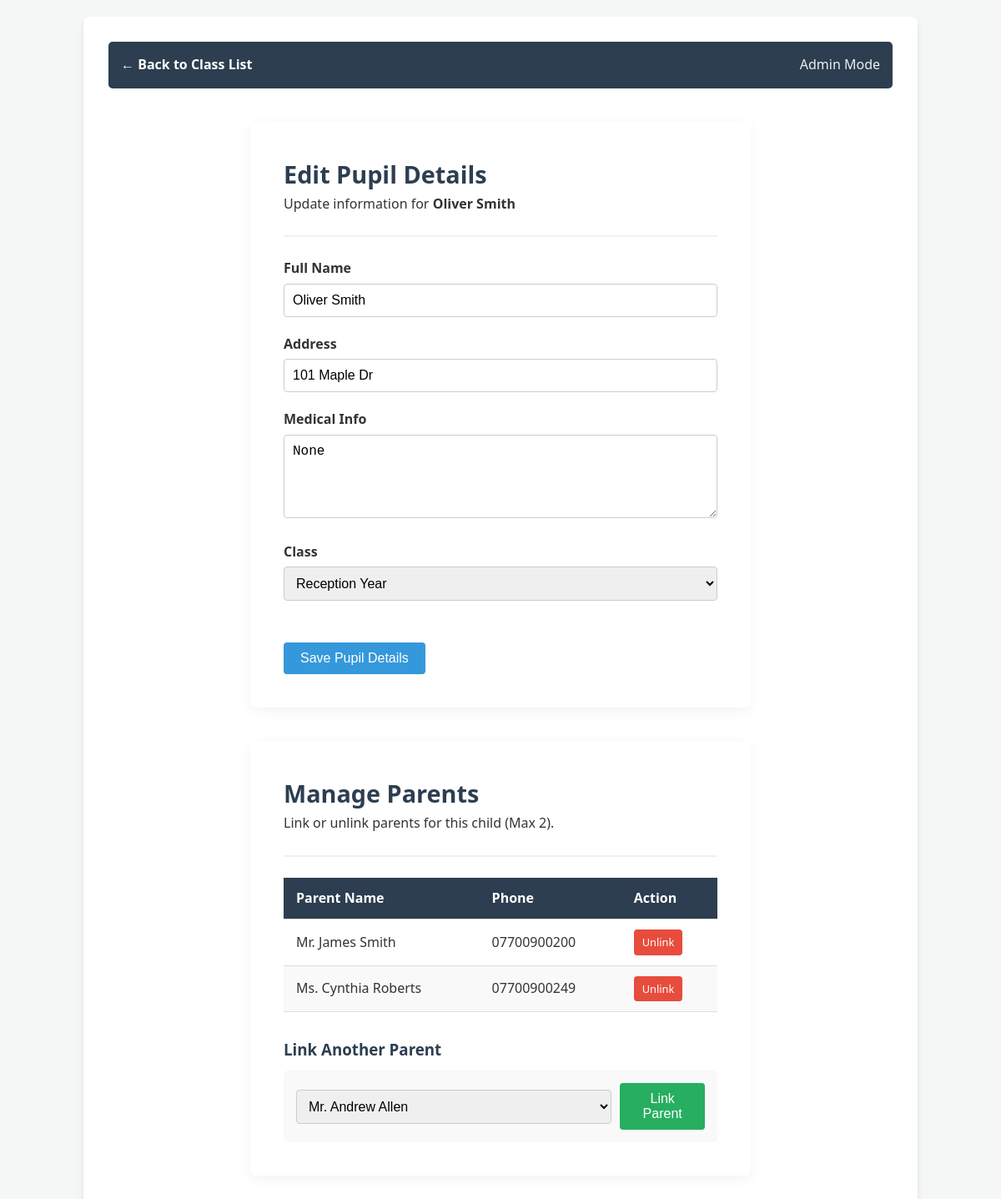
/edit_pupil.php?id=1 (signed in), run on the app's committed database.
### tables this page shows
CREATE TABLE `pupils` (
  `PupilID` int(11) NOT NULL,
  `FullName` varchar(100) NOT NULL,
  `Address` varchar(255) NOT NULL,
  `MedicalInfo` text DEFAULT NULL,
  `ClassID` int(11) DEFAULT NULL
);

CREATE TABLE `parents` (
  `ParentID` int(11) NOT NULL,
  `FullName` varchar(100) NOT NULL,
  `Address` varchar(255) NOT NULL,
  `Email` varchar(100) DEFAULT NULL,
  `Phone` varchar(20) DEFAULT NULL
);

### edit_pupil.php (the view, shortened to what this page needs)
<?php
include 'db_connect.php';
$pupil_id = intval($_GET['id']);
$stmt = $conn->prepare("SELECT * FROM Pupils WHERE PupilID = ?");
$stmt->bind_param("i", $pupil_id);
$stmt->execute();
$pupil = $stmt->get_result()->fetch_assoc();
$linked_parents = $conn->query("SELECT Parents.ParentID, Parents.FullName, Parents.Phone
                                FROM Parents
                                JOIN Pupil_Parent_Link ON Parents.ParentID = Pupil_Parent_Link.ParentID
                                WHERE Pupil_Parent_Link.PupilID = $pupil_id");
$all_parents = $conn->query("SELECT ParentID, FullName FROM Parents ORDER BY FullName ASC");
?>
<!DOCTYPE html>
<html lang="en">
<head>
    <link rel="stylesheet" href="style.css">
</head>
<body>
<div class="container">
    <nav>
        <a href="view_pupils.php?class_id=<?php echo $pupil['ClassID']; ?>">&larr; Back to Class List</a>
        <span>Admin Mode</span>
    </nav>
    <div class="form-card">
        <div class="form-header">
            <h1>Edit Pupil Details</h1>
            <p>Update information for <strong><?php echo htmlspecialchars($pupil['FullName']); ?></strong></p>
        </div>
        <form method="POST">
            <div class="form-group">
                <label>Full Name</label>
                <input type="text" name="full_name" value="<?php echo htmlspecialchars($pupil['FullName']); ?>" required>
            </div>
            <div class="form-group">
                <label>Address</label>
                <input type="text" name="address" value="<?php echo htmlspecialchars($pupil['Address']); ?>" required>
            </div>
            <div class="form-group">
                <label>Medical Info</label>
                <textarea name="medical"><?php echo htmlspecialchars($pupil['MedicalInfo']); ?></textarea>
            </div>
            <div class="form-group">
                <label>Class</label>
                <select name="class_id">
                    <?php
                    $classes = $conn->query("SELECT ClassID, ClassName FROM Classes");
                    while($c = $classes->fetch_assoc()) {
                        $selected = ($c['ClassID'] == $pupil['ClassID']) ? "selected" : "";
                        echo "<option value='".$c['ClassID']."' $selected>".$c['ClassName']."</option>";
                    }
                    ?>
                </select>
            </div>
            <div class="form-actions">
                <button type="submit" name="update_pupil" class="btn">Save Pupil Details</button>
            </div>
        </form>
    </div>
    <div class="form-card" style="margin-top: 20px;">
        <div class="form-header">
            <h1>Manage Parents</h1>
            <p>Link or unlink parents for this child (Max 2).</p>
        </div>
        <table style="margin-bottom: 30px;">
            <thead>
                <tr>
                    <th>Parent Name</th>
                    <th>Phone</th>
                    <th>Action</th>
                </tr>
            </thead>
            <tbody>
                <?php
                if ($linked_parents->num_rows > 0) {
                    while($p = $linked_parents->fetch_assoc()) {
                        echo "<tr>";
                        echo "<td>" . htmlspecialchars($p['FullName']) . "</td>";
                        echo "<td>" . htmlspecialchars($p['Phone']) . "</td>";
                        echo "<td>
                                <a href='edit_pupil.php?id=$pupil_id&action=remove_parent&parent_id=".$p['ParentID']."'
                                   class='btn btn-delete'
                                   style='padding:5px 10px; font-size:0.8rem;'
                                   onclick='return confirm(\"Unlink this parent?\");'>Unlink</a>
                              </td>";
                        echo "</tr>";
                    }
                } else {
                    echo "<tr><td colspan='3'>No parents linked yet.</td></tr>";
                }
                ?>
            </tbody>
        </table>
        <h3 style="margin-bottom: 10px; color: var(--primary-color);">Link Another Parent</h3>
        <form method="POST" style="background: #f9f9f9; padding: 15px; border-radius: 5px; display: flex; gap: 10px; align-items: center;">
            <select name="parent_id" style="margin-bottom: 0; flex-grow: 1;">
                <?php
                while($all = $all_parents->fetch_assoc()) {
                    echo "<option value='".$all['ParentID']."'>".$all['FullName']."</option>";
                }
                ?>
            </select>
            <button type="submit" name="add_parent_link" class="btn" style="background: var(--success-color);">Link Parent</button>
        </form>
    </div>
</div>
</body>
</html>

### style.css (style rules this page uses)
:root { --primary-color: #2c3e50; --accent-color: #3498db; --danger-color: #e74c3c; --success-color: #27ae60; --bg-color: #f4f7f6; --card-bg: #ffffff; --text-color: #333333; }
* { box-sizing: border-box; margin: 0; padding: 0; }
body { font-family: 'Segoe UI', Tahoma, Verdana, sans-serif; background-color: var(--bg-color); color: var(--text-color); line-height: 1.6; padding: 20px; }
.container { max-width: 1000px; margin: 0 auto; background: var(--card-bg); padding: 30px; border-radius: 8px; box-shadow: 0 4px 6px rgba(0,0,0,0.1); }
h1 { color: var(--primary-color); margin-bottom: 10px; }
p { margin-bottom: 15px; }
nav { background: var(--primary-color); padding: 15px; border-radius: 5px; margin-bottom: 20px; display: flex; justify-content: space-between; align-items: center; }
nav a { color: white; text-decoration: none; margin-right: 15px; font-weight: bold; }
nav span { color: #ecf0f1; }
table { width: 100%; border-collapse: collapse; margin-top: 20px; }
th, td { padding: 12px 15px; text-align: left; border-bottom: 1px solid #ddd; }
th { background-color: var(--primary-color); color: white; font-weight: 600; }
tr:nth-child(even) { background-color: #f9f9f9; }
form { max-width: 600px; margin: 0 auto; }
label { display: block; margin-bottom: 5px; font-weight: bold; }
input[type="text"], input[type="password"], textarea, select { width: 100%; padding: 10px; margin-bottom: 20px; border: 1px solid #ccc; border-radius: 4px; font-size: 16px; }
button, .btn { display: inline-block; background: var(--accent-color); color: white; padding: 10px 20px; border: none; border-radius: 4px; cursor: pointer; font-size: 16px; text-decoration: none; }
button, .btn:hover { background-color: #2980b9; }
.btn-delete { background-color: var(--danger-color); }
.form-card { background: white; max-width: 600px; margin: 40px auto; padding: 40px; border-radius: 8px; box-shadow: 0 4px 15px rgba(0,0,0,0.05); }
.form-header { border-bottom: 2px solid #f0f0f0; margin-bottom: 25px; padding-bottom: 10px; }
.form-header h1 { font-size: 1.8rem; color: var(--primary-color); margin: 0; }
.form-card textarea { min-height: 100px; resize: vertical; }
.form-actions { display: flex; justify-content: space-between; align-items: center; margin-top: 30px; }

### data on the page
pupils: FullName "Oliver Smith", full_name "Oliver Smith", address "101 Maple Dr", medical "None"
parents: FullName "Mr. James Smith", Phone "07700900200"
parents: FullName "Ms. Cynthia Roberts", Phone "07700900249"

### other printed values
form field class_id "Reception Year"
form field parent_id "Mr. Andrew Allen"
